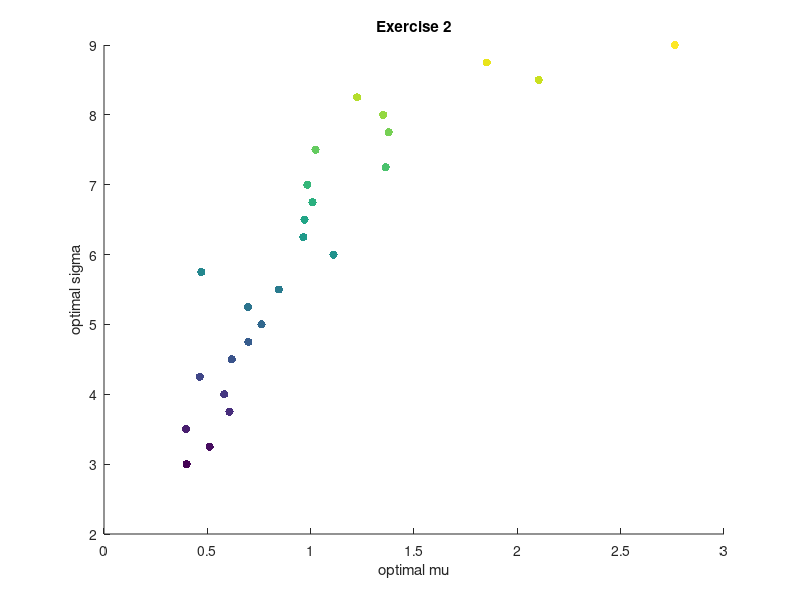

Write the MATLAB code that produced this figure.



r = 3.00;
n_of_rs = 25;
rs = linspace(3.00, 9.00, n_of_rs);
optimal_sigmas = zeros(n_of_rs, 1);
optimal_mus = zeros(n_of_rs, 1);
n=8;
lb = zeros(n, 1);
seed = 1337;
rng(1337);

for r_index=1:n_of_rs
    % Generate new data
    
    
    f_vector = zeros(n, 1);
    e_vector = ones(n, 1);
    Corr=zeros(n,n);
    for i=1:n
        for j=1:n
            Corr(i,j)=(-1)^abs(i-j)/(abs(i-j)+1);
        end
    end
    sigma=zeros(n,1);
    mu=zeros(n,1);
    sigma(1)=2;
    mu(1)=3;
    for i=1:n-1
        sigma(i+1)=sigma(i)+2*rand;
        mu(i+1)=mu(i)+1;
    end
    D=diag(sigma);
    C2=D*Corr*D;
    C=0.5*(C2+C2');
    % Find optimal values with quadprog
	Aeq = [mu]';
    A = [e_vector]';
    beq = [rs(r_index)];
    b = [1];
    [x,fval,exitflag,output,lambda] = quadprog(C,f_vector,A,b,Aeq,beq,lb);
    optimal_sigmas(r_index) = sqrt(fval);
    optimal_mus(r_index) = mu' * x;

end

optimal_sigmas
optimal_mus
scatter(optimal_sigmas, optimal_mus, [], rs, "filled")

%plot(optimal_sigmas, optimal_mus)
xlabel('optimal mu')
ylabel('optimal sigma')
title('Exercise 2')
